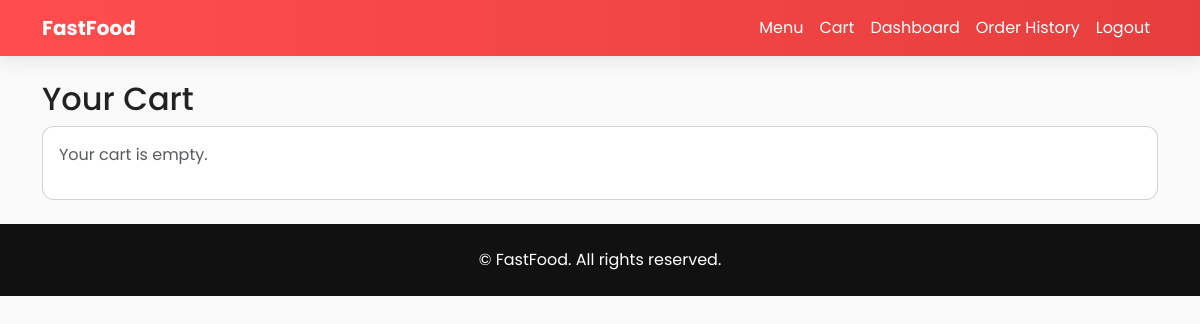
The app's page /cart/ (signed in), older data.
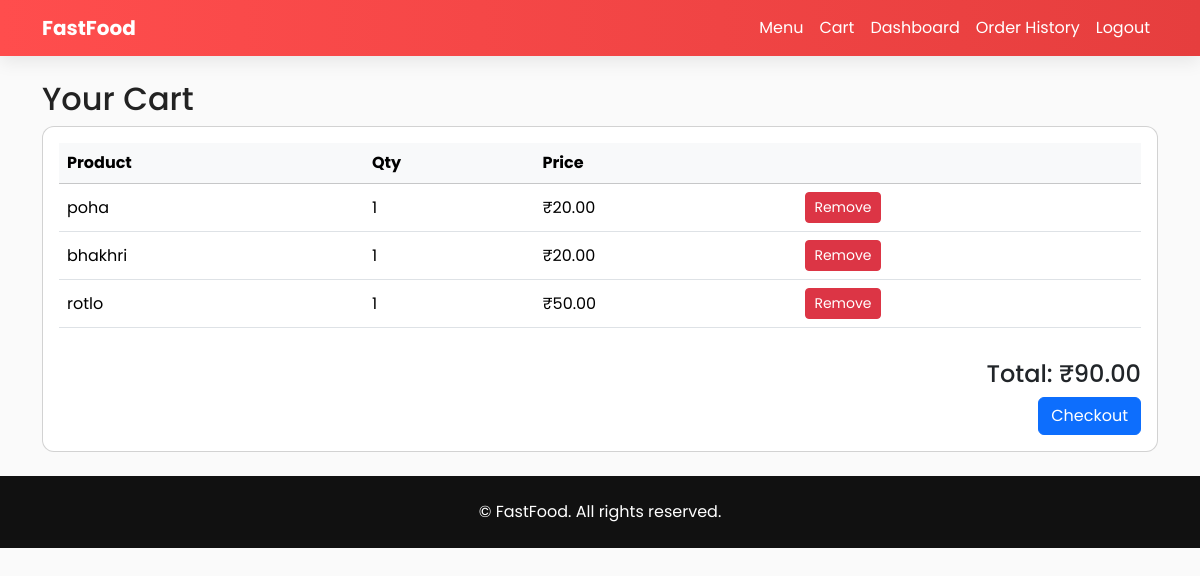
The same page, newer data.
### food_app/models.py (models this page shows, shortened)
class CartItem(models.Model):
    cart = models.ForeignKey(Cart, on_delete=models.CASCADE, related_name="items")
    product = models.ForeignKey(Product, on_delete=models.CASCADE)
    quantity = models.PositiveIntegerField(default=1)

class Product(models.Model):
    category = models.ForeignKey(Category, on_delete=models.CASCADE, related_name="products")
    name = models.CharField(max_length=255)
    description = models.TextField(blank=True)
    price = models.DecimalField(max_digits=10, decimal_places=2)
    image = models.ImageField(upload_to='products/', blank=True, null=True)
    available = models.BooleanField(default=True)

### food_app/views.py (the view)
# urls.py: path("cart/", views.cart, name="cart"),
@login_required(login_url="login")
def cart(request):
    redirect_response = redirect_for_role(request)
    if redirect_response:
        return redirect_response
    cart_obj, created = Cart.objects.get_or_create(user=request.user, active=True)
    cart_items = cart_obj.items.select_related('product').all()
    total_price = cart_obj.total_price if cart_obj else 0
    return render(request, "food_app/cart.html", {
        "cart_items": cart_items,
        "total_price": total_price
    })

### food_app/models.py (called while the page is built)
    @property
    def total_price(self):
        items = self.items.all()
        return sum(item.product.price * item.quantity for item in items)

### food_app/views.py (called while the page is built)
def get_user_role(user):
    try:
        return user.userprofile.role
    except UserProfile.DoesNotExist:
        return "customer"

def redirect_for_role(request):
    if request.user.is_authenticated:
        role = get_user_role(request.user)
        if role == "admin":
            messages.info(request, "Admin staff use the admin dashboard.")
            return redirect("admin_dashboard")
        if role == "delivery":
            messages.info(request, "Delivery staff use the delivery dashboard.")
            return redirect("delivery_dashboard")
    return None

### food_app/templates/food_app/cart.html (shortened to what this page needs)
{% extends "food_app/base.html" %}
{% load static %}
{% block content %}
<h2>Your Cart</h2>
<div class="card p-3">
{% if cart_items %}
<div class="table-responsive">
  <table class="table align-middle">
    <thead class="table-light">
      <tr>
        <th>Product</th>
        <th>Qty</th>
        <th>Price</th>
        <th></th>
      </tr>
    </thead>
    <tbody>
      {% for item in cart_items %}
      <tr>
        <td>{{ item.product.name }}</td>
        <td>{{ item.quantity }}</td>
        <td>₹{{ item.product.price }}</td>
        <td>
          <button class="btn btn-sm btn-danger remove-from-cart-btn" data-product-id="{{ item.product.id }}">Remove</button>
        </td>
      </tr>
      {% endfor %}
    </tbody>
  </table>
</div>
<div class="text-end mt-3">
  <h4>Total: ₹{{ total_price }}</h4>
  <a href="{% url 'checkout' %}" class="btn btn-primary">Checkout</a>
</div>
{% else %}
<p class="text-muted">Your cart is empty.</p>
{% endif %}
</div>
{% endblock %}

Row changes from the older to the newer data that the page shows:
added CartItem: product.name "poha", quantity "1", product.price "20.00"
added CartItem: product.name "bhakhri", quantity "1", product.price "20.00"
added CartItem: product.name "rotlo", quantity "1", product.price "50.00"
Text that changed along with them:
{{ total_price }}: (not shown) → "90.00"
text no longer shown: "Your cart is empty."
text now shown: "Product Qty Price Total: ₹ Checkout"
